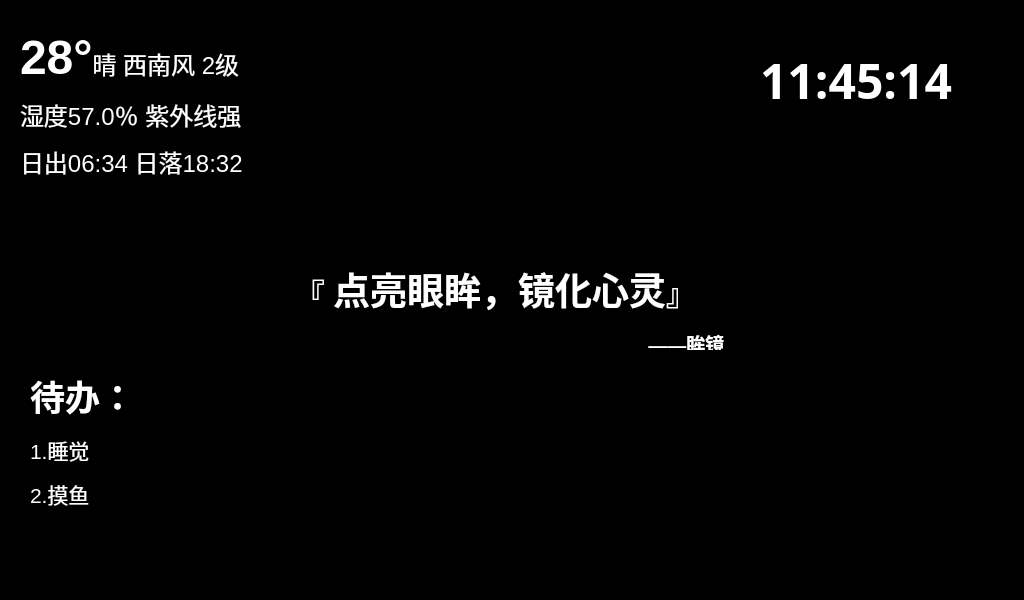
<?xml version="1.0" encoding="UTF-8"?>
<ui version="4.0">
 <class>Main_UI</class>
 <widget class="QWidget" name="Main_UI">
  <property name="enabled">
   <bool>true</bool>
  </property>
  <property name="geometry">
   <rect>
    <x>0</x>
    <y>0</y>
    <width>1024</width>
    <height>600</height>
   </rect>
  </property>
  <property name="windowTitle">
   <string>Main_UI</string>
  </property>
  <property name="styleSheet">
   <string notr="true">background-color: rgb(0, 0, 0);</string>
  </property>
  <widget class="QLabel" name="label_time">
   <property name="geometry">
    <rect>
     <x>760</x>
     <y>20</y>
     <width>251</width>
     <height>121</height>
    </rect>
   </property>
   <property name="font">
    <font>
     <family>YaHei Consolas Hybrid</family>
    </font>
   </property>
   <property name="text">
    <string>&lt;html&gt;&lt;head/&gt;&lt;body&gt;&lt;p&gt;&lt;span style=&quot; font-size:36pt; font-weight:600; color:#ffffff;&quot;&gt;11:45:14&lt;/span&gt;&lt;/p&gt;&lt;/body&gt;&lt;/html&gt;</string>
   </property>
  </widget>
  <widget class="QLabel" name="label_hitokoto">
   <property name="geometry">
    <rect>
     <x>-10</x>
     <y>260</y>
     <width>1011</width>
     <height>100</height>
    </rect>
   </property>
   <property name="text">
    <string>&lt;html&gt;&lt;head/&gt;&lt;body&gt;&lt;p align=&quot;center&quot;&gt;&lt;span style=&quot; font-family:'Helvetica Neue','Helvetica','PingFang SC','Hiragino Sans GB','Microsoft YaHei','微软雅黑','Arial','sans-serif'; font-size:30px; font-weight:600; color:#ffffff;&quot;&gt;『 &lt;/span&gt;&lt;span style=&quot; font-size:28pt; font-weight:600; color:#ffffff;&quot;&gt;点亮眼眸，镜化心灵&lt;/span&gt;&lt;span style=&quot; font-family:'Helvetica Neue','Helvetica','PingFang SC','Hiragino Sans GB','Microsoft YaHei','微软雅黑','Arial','sans-serif'; font-size:30px; font-weight:600; color:#ffffff;&quot;&gt;』&lt;/span&gt;&lt;/p&gt;&lt;p align=&quot;center&quot;&gt;&lt;span style=&quot; font-size:14pt; font-weight:600; color:#000000;&quot;&gt;1111111111111111111111111111111111111111&lt;/span&gt;&lt;span style=&quot; font-size:14pt; font-weight:600; color:#ffffff;&quot;&gt;——眸镜&lt;/span&gt;&lt;/p&gt;&lt;/body&gt;&lt;/html&gt;</string>
   </property>
  </widget>
  <widget class="QLabel" name="label_todo">
   <property name="geometry">
    <rect>
     <x>30</x>
     <y>350</y>
     <width>961</width>
     <height>181</height>
    </rect>
   </property>
   <property name="font">
    <font>
     <family>Microsoft YaHei UI</family>
    </font>
   </property>
   <property name="text">
    <string>&lt;html&gt;&lt;head/&gt;&lt;body&gt;&lt;p&gt;&lt;span style=&quot; font-size:26pt; font-weight:600; color:#ffffff;&quot;&gt;待办：&lt;/span&gt;&lt;/p&gt;&lt;p&gt;&lt;span style=&quot; font-size:16pt; color:#ffffff;&quot;&gt;1.睡觉&lt;/span&gt;&lt;/p&gt;&lt;p&gt;&lt;span style=&quot; font-size:16pt; color:#ffffff;&quot;&gt;2.摸鱼&lt;/span&gt;&lt;/p&gt;&lt;/body&gt;&lt;/html&gt;</string>
   </property>
  </widget>
  <widget class="QLabel" name="label_weather">
   <property name="geometry">
    <rect>
     <x>20</x>
     <y>30</y>
     <width>461</width>
     <height>181</height>
    </rect>
   </property>
   <property name="font">
    <font>
     <family>Microsoft YaHei UI</family>
    </font>
   </property>
   <property name="text">
    <string>&lt;html&gt;&lt;head/&gt;&lt;body&gt;&lt;p&gt;&lt;span style=&quot; font-size:36pt; font-weight:600; color:#ffffff;&quot;&gt;28°&lt;/span&gt;&lt;span style=&quot; font-size:48pt; font-weight:600; color:#ffffff;&quot;/&gt;&lt;span style=&quot; font-size:18pt; color:#ffffff;&quot;&gt;晴 西南风 2级&lt;/span&gt;&lt;/p&gt;&lt;p&gt;&lt;span style=&quot; font-size:18pt; color:#ffffff;&quot;&gt;湿度57.0％ 紫外线强 &lt;/span&gt;&lt;/p&gt;&lt;p&gt;&lt;span style=&quot; font-size:18pt; color:#ffffff;&quot;&gt;日出06:34 日落18:32&lt;/span&gt;&lt;/p&gt;&lt;p&gt;&lt;br/&gt;&lt;/p&gt;&lt;/body&gt;&lt;/html&gt;</string>
   </property>
  </widget>
 </widget>
 <resources/>
 <connections/>
</ui>
